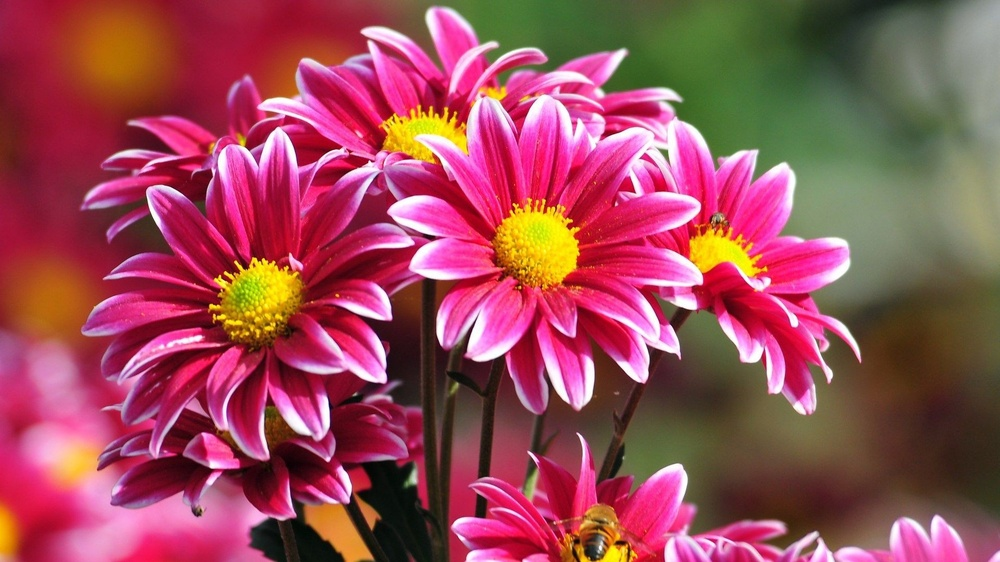
#> input picture LAB/Experiment 4/image.jpg, 1000 x 562 px, shrunk from 1920 x 1080 before the run
$ python histogram_equalization.py
#> lines starting #> are read from the running program, lines starting #| are printed output that depends on the picture
import cv2

image = cv2.imread("image.jpg")
#> image is the input picture: shape (562, 1000, 3); mean B, G, R 87.3, 75.4, 154.7

if image is None:
    print("ERROR: Image not found")
else:
    print("Image loaded successfully")

    gray_image = cv2.cvtColor(image, cv2.COLOR_BGR2GRAY)
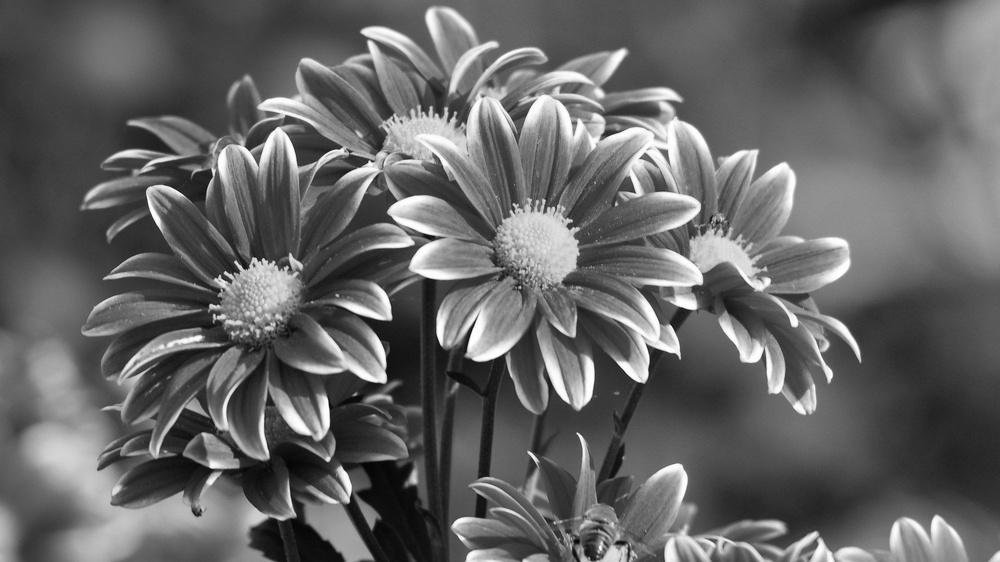
#> gray_image: shape (562, 1000); min 4, max 255, mean 100.5

    equalized_image = cv2.equalizeHist(gray_image)
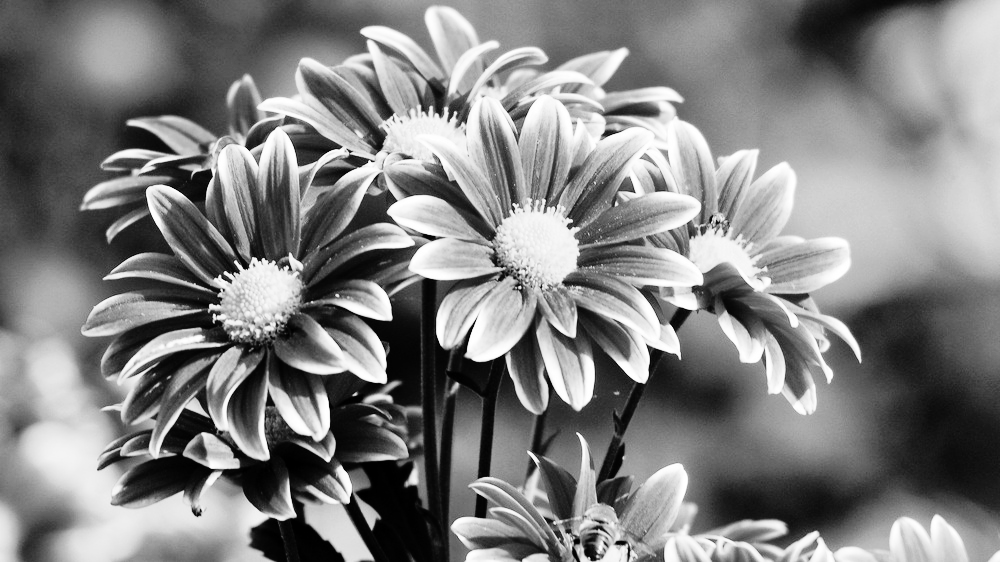
#> equalized_image: shape (562, 1000); min 0, max 255, mean 128.3

    cv2.imshow("Original Image", gray_image)
    cv2.imshow("Equalized Image", equalized_image)

    cv2.waitKey(0)
    cv2.destroyAllWindows()
